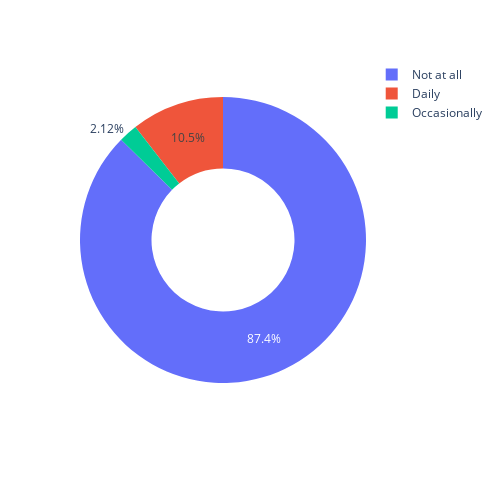

Notebook cell for this chart:
### Code cell
analysis1a = convdata.groupby('smkfrequency').size().reset_index().rename(columns={"index": "value", 0: "count"})
analysis1a= analysis1a[analysis1a['smkfrequency'].isin(values1)]
fig = px.pie(analysis1a, values='count', names='smkfrequency',hole=.5,width=500,height=500) #color_discrete_sequence=["green", "red","yellow"]
fig.show()
analysis1a

### Figure 1 — Plotly figure (JSON) as saved in the notebook; plotly's stock layout.template omitted (floating-point values rounded to 4 significant figures)
{"data": [{"domain": {"x": [0, 1], "y": [0, 1]}, "hole": 0.5, "hovertemplate": "smkfrequency=%{label}<br>count=%{value}<extra></extra>", "labels": ["Daily", "Not at all", "Occasionally"], "legendgroup": "", "name": "", "showlegend": true, "type": "pie", "values": [9532, 79361, 1928]}], "layout": {"height": 500, "legend": {"tracegroupgap": 0}, "margin": {"t": 60}, "width": 500}}
